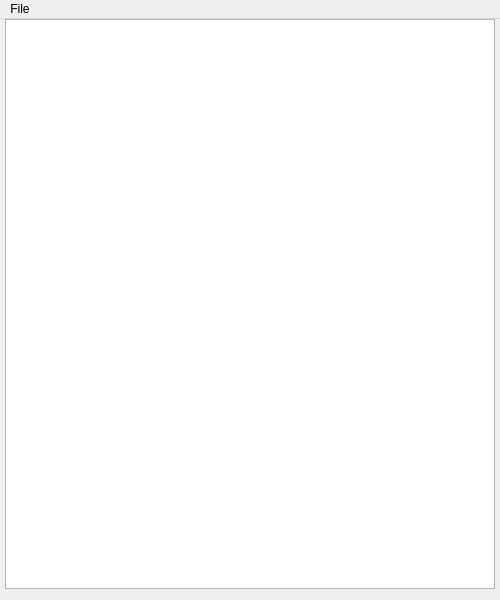
<?xml version="1.0" encoding="UTF-8"?>
<ui version="4.0">
 <class>MainWindow</class>
 <widget class="QMainWindow" name="MainWindow">
  <property name="geometry">
   <rect>
    <x>0</x>
    <y>0</y>
    <width>500</width>
    <height>600</height>
   </rect>
  </property>
  <property name="windowTitle">
   <string>MainWindow</string>
  </property>
  <widget class="QWidget" name="centralwidget">
   <widget class="QTextEdit" name="textEdit">
    <property name="geometry">
     <rect>
      <x>5</x>
      <y>0</y>
      <width>490</width>
      <height>570</height>
     </rect>
    </property>
   </widget>
  </widget>
  <widget class="QMenuBar" name="menubar">
   <property name="geometry">
    <rect>
     <x>0</x>
     <y>0</y>
     <width>500</width>
     <height>26</height>
    </rect>
   </property>
   <widget class="QMenu" name="File_menu">
    <property name="title">
     <string>File</string>
    </property>
    <addaction name="Open"/>
    <addaction name="separator"/>
    <addaction name="New"/>
    <addaction name="separator"/>
    <addaction name="Save"/>
    <addaction name="Save_as"/>
   </widget>
   <addaction name="File_menu"/>
  </widget>
  <action name="Save">
   <property name="text">
    <string>Save</string>
   </property>
  </action>
  <action name="Save_as">
   <property name="text">
    <string>Save as</string>
   </property>
  </action>
  <action name="Open">
   <property name="text">
    <string>Open</string>
   </property>
  </action>
  <action name="New">
   <property name="text">
    <string>New</string>
   </property>
  </action>
 </widget>
 <resources/>
 <connections/>
</ui>
